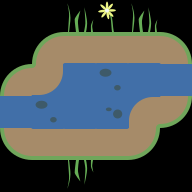

Tiled map render using the project's own tile images. Description and the map definition, with tile-layer contents summarised, below:
An orthogonal 6x6 tile map with 32x32 px tiles, 2 tile layers (ground, deco).

<map version="1.0" orientation="orthogonal" renderorder="left-down" width="6" height="6" tilewidth="32" tileheight="32" nextobjectid="12">
 <tileset firstgid="1" source="tileset.tsx" />
 <layer name="ground" width="6" height="6">
  <data>[36 cells, 22 non-empty, 11 distinct tile ids]</data>
 </layer>
 <layer name="deco" width="6" height="6">
  <data>[36 cells, 4 non-empty, 3 distinct tile ids]</data>
 </layer>
</map>
